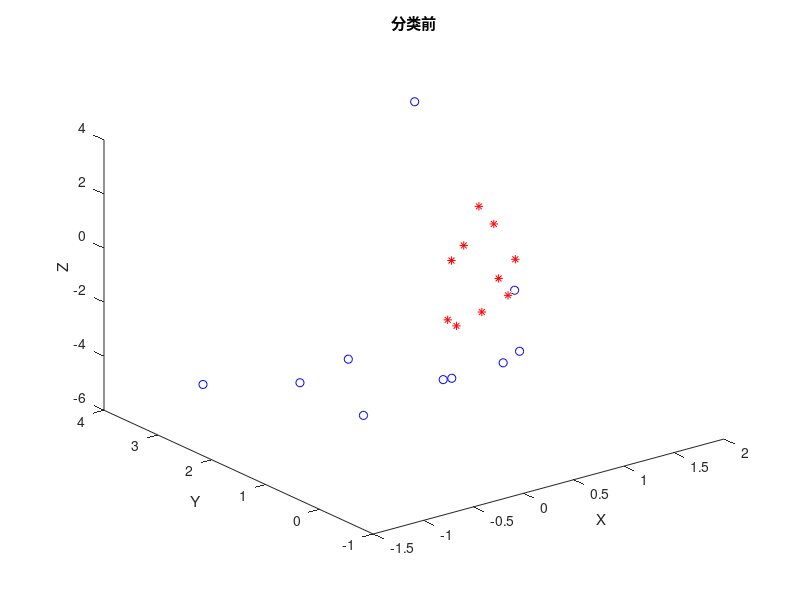
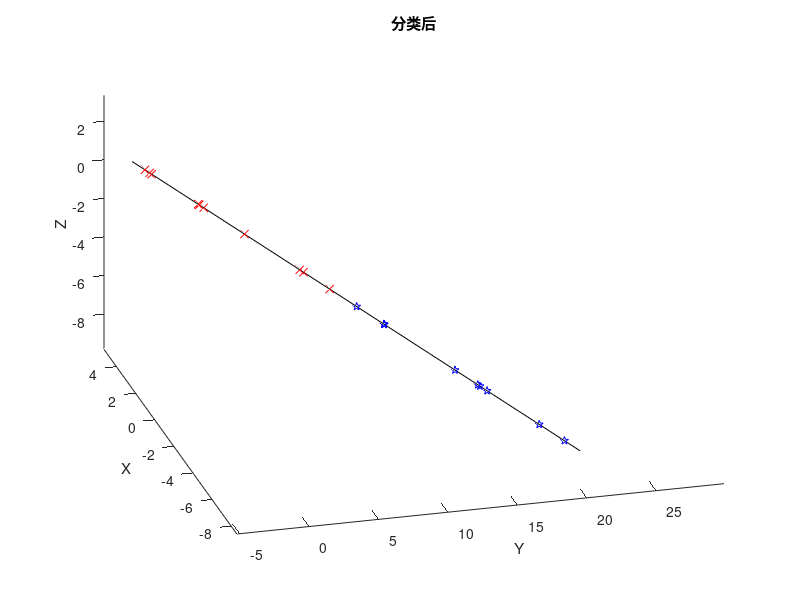

MATLAB code for these plots, in order:
clc;clear;

w1=[-0.4,0.58,0.089;
    -0.31,0.27,-0.04;
    -0.38,0.055,-0.035;
    -0.15,0.53,0.011;
    -0.35,0.47,0.034;
    -0.17,0.69,0.1;
    -0.011,0.55,-0.18;
    -0.27,0.61,0.12;
    -0.065,0.49,0.0012;
    -0.12,0.054,-0.063];
w2=[0.8,1.6,-0.014;
    1.1,1.6,0.48;
    -0.44,-0.41,0.32;
    0.047,-0.45,1.4;
    0.28,0.35,3.1;
    -0.39,-0.48,0.11;
    0.34,-0.079,0.14;
    -0.3,-0.22,2.2;
    1.1,1.2,-0.46;
    0.18,0.11,-0.49];
w3=[1.58,2.32,-5.8;
    0.67,1.58,-4.78;
    1.04,1.01,-3.63;
    -1.49,2.18,-3.39;
    -0.41,1.21,-4.73;
    1.39,3.61,2.87;
    1.2,1.4,-1.89;
    -0.92,1.44,-3.22;
    0.45,1.33,-4.38;
    -0.76,0.84,-1.96];
test1=[-0.7,0.58,0.089]';test2=[0.047,-0.4,1.04]';

s1=cov(w2,1);m1=mean(w2)';
s2=cov(w3,1);m2=mean(w3)';
sw=s1+s2;w=(sw) \ (m1-m2);
y0=(w'*m1 + w'*m2)/2;%判别函数及阈值y_0,阈值取两类心投影连线的中点

figure('Name','Before');hold on;view(3);
xlabel('X');ylabel('Y');zlabel('Z');title('分类前');
plot3(w2(:,1),w2(:,2),w2(:,3),'r*');
plot3(w3(:,1),w3(:,2),w3(:,3),'bo');

figure('Name','After');hold on;
z1=w'*w2';z2=w'*w3';
xmin=min(min(w2(:,1),min(w3(:,2))));
xmax=max(max(w2(:,1),max(w3(:,2))));
t=linspace(xmin-1,xmax);
plot3(30*t,30*t*w(2)/w(1),30*t*w(3)/w(1),'k');
plot3(z1*w(1),z1*w(2),z1*w(3),'rx');
plot3(z2*w(1),z2*w(2),z2*w(3),'bp');
xlabel('X');ylabel('Y');zlabel('Z');title('分类后');
axis([-8.6,5.3,-5.2,29.9,-9.83,3.34]);
view([105.25,-36.98])